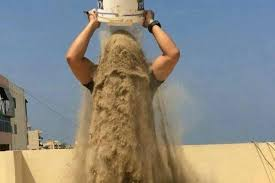
#> input picture test/a.jpg, 275 x 183 px
$ python -i filterer_class.py   (imports and definitions only)
#> lines starting #> are read from the running program, lines starting #| are printed output that depends on the picture
class image_filterer (object):
	import os,sys
	import numpy
	from PIL import Image
	rgb_im = Image.new("RGB",[0,0])
	image_location = ""

	def __init__(self,image_location):
#> called with image_location = 'test/a.jpg'
		self.image_location = image_location
		self.rgb_im = self.Image.open(image_location)
#> self.rgb_im is the input picture: PIL image 275x183 RGB; mean R, G, B 139.6, 137.8, 130
		self.rgb_im = self.rgb_im.convert('RGB')

	def make_gray(self):
		r, g, b = self.rgb_im.getpixel((1, 1))
#> r = 102; g = 136; b = 174
		for i in range(0,self.rgb_im.size[0]):
			for j in range(0,self.rgb_im.size[1]):
				a= int((self.rgb_im.getpixel((i, j))[1]+self.rgb_im.getpixel((i, j))[0]+self.rgb_im.getpixel((i, j))[2])/3)
				self.rgb_im.putpixel((i,j), (a,a,a))
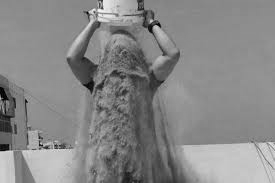
#> self.rgb_im: PIL image 275x183 RGB; min 0, max 244, mean 135.5
		return self

	def make_normal_blur(self,level=1):
		mat=[]
		for i in range(0,self.rgb_im.size[0]):
			mat.append([])
			for j in range(0,self.rgb_im.size[1]):
				mat[i].append(self.rgb_im.getpixel((i, j)))
		for i in range(0,self.rgb_im.size[0]-1):
			for j in range(0,self.rgb_im.size[1]-1):
				r=0
				g=0
				b=0
				for k in range(-1*level,level+1):
					for h in range (-1*level,level+1):
						if (i+k < self.rgb_im.size[0]-1 and j+h < self.rgb_im.size[1]-1 and i+k>=0 and j+h>=0):
							r=r+(mat[i+k][j+h][0])*(1/float((2*level+1)*(2*level+1)))
							g=g+(mat[i+k][j+h][1])*(1/float((2*level+1)*(2*level+1)))
							b=b+(mat[i+k][j+h][2])*(1/float((2*level+1)*(2*level+1)))
						else:
							break;
				self.rgb_im.putpixel((i,j),(r.__int__(),g.__int__(),b.__int__()))
		return self

	def make_negative(self):
		ImageMatrix = self.numpy.asarray(self.rgb_im)
		NegativeImageNumber = 255 - ImageMatrix
		NegativeImageInstance = self.Image.fromarray(NegativeImageNumber,'RGB')
		self.rgb_im = NegativeImageInstance
		return self

	def show(self):
		self.rgb_im.show()

# [3 lines not run here, left out]
	#image.make_gray().make_normal_blur().show()

>>> result = image_filterer('test/a.jpg').make_gray()
